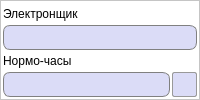
         <widget class="QFrame" name="frame_9">
          <property name="minimumSize">
           <size>
            <width>0</width>
            <height>0</height>
           </size>
          </property>
          <property name="styleSheet">
           <string notr="true">QFrame {
	background-color: white;
}</string>
          </property>
          <property name="frameShape">
           <enum>QFrame::StyledPanel</enum>
          </property>
          <property name="frameShadow">
           <enum>QFrame::Raised</enum>
          </property>
          <layout class="QGridLayout" name="gridLayout_18">
           <property name="leftMargin">
            <number>2</number>
           </property>
           <property name="topMargin">
            <number>2</number>
           </property>
           <property name="rightMargin">
            <number>2</number>
           </property>
           <property name="bottomMargin">
            <number>2</number>
           </property>
           <property name="horizontalSpacing">
            <number>2</number>
           </property>
           <property name="verticalSpacing">
            <number>1</number>
           </property>
           <item row="1" column="0" colspan="2">
            <widget class="QLineEdit" name="electronicsLine">
             <property name="minimumSize">
              <size>
               <width>0</width>
               <height>25</height>
              </size>
             </property>
             <property name="font">
              <font>
               <pointsize>10</pointsize>
              </font>
             </property>
             <property name="focusPolicy">
              <enum>Qt::NoFocus</enum>
             </property>
             <property name="styleSheet">
              <string notr="true">QLineEdit {
	border: 1px solid gray;
    border-radius: 7px;
    background-color: #dbdcf7;
	padding-left: 3px;
}</string>
             </property>
             <property name="readOnly">
              <bool>true</bool>
             </property>
            </widget>
           </item>
           <item row="3" column="1">
            <widget class="QPushButton" name="clearElectronicButton">
             <property name="minimumSize">
              <size>
               <width>25</width>
               <height>25</height>
              </size>
             </property>
             <property name="maximumSize">
              <size>
               <width>25</width>
               <height>25</height>
              </size>
             </property>
             <property name="toolTip">
              <string>Вернуть работника</string>
             </property>
             <property name="styleSheet">
              <string notr="true">QPushButton {
	background-color: #dbdcf7;
	border: 1px solid #999999;
	border-radius: 2px;
}

QPushButton:hover {
	background-color: #d5d6f0;
	border: 1px solid #acacac;
}

QPushButton:pressed {
	background-color: #cbcde6;
	border: 2px solid #999999;
}</string>
             </property>
             <property name="text">
              <string/>
             </property>
             <property name="icon">
              <iconset resource="images.qrc">
               <normaloff>:/images/returnEmployee.png</normaloff>:/images/returnEmployee.png</iconset>
             </property>
             <property name="iconSize">
              <size>
               <width>25</width>
               <height>25</height>
              </size>
             </property>
             <property name="autoDefault">
              <bool>false</bool>
             </property>
            </widget>
           </item>
           <item row="3" column="0">
            <widget class="QLineEdit" name="electronicsHoursLine">
             <property name="minimumSize">
              <size>
               <width>0</width>
               <height>25</height>
              </size>
             </property>
             <property name="maximumSize">
              <size>
               <width>16777215</width>
               <height>16777215</height>
              </size>
             </property>
             <property name="font">
              <font>
               <pointsize>10</pointsize>
              </font>
             </property>
             <property name="styleSheet">
              <string notr="true">QLineEdit {
	border: 1px solid gray;
    border-radius: 7px;
    background-color: #dbdcf7;
	padding-left: 3px;
}</string>
             </property>
            </widget>
           </item>
           <item row="2" column="0" colspan="2">
            <widget class="QLabel" name="label_25">
             <property name="font">
              <font>
               <pointsize>9</pointsize>
              </font>
             </property>
             <property name="styleSheet">
              <string notr="true">QLabel {
	background-color: transparent;
	border: 0px;
}</string>
             </property>
             <property name="text">
              <string>Нормо-часы</string>
             </property>
            </widget>
           </item>
           <item row="0" column="0" colspan="2">
            <widget class="QLabel" name="label_20">
             <property name="font">
              <font>
               <pointsize>9</pointsize>
              </font>
             </property>
             <property name="styleSheet">
              <string notr="true">QLabel {
	background-color: transparent;
	border: 0px;
}</string>
             </property>
             <property name="text">
              <string>Электронщик</string>
             </property>
            </widget>
           </item>
          </layout>
         </widget>
